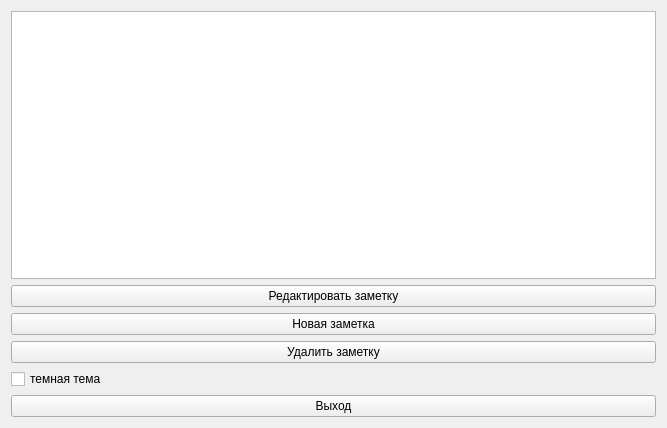
<?xml version="1.0" encoding="UTF-8"?>
<ui version="4.0">
 <class>Form</class>
 <widget class="QWidget" name="Form">
  <property name="geometry">
   <rect>
    <x>0</x>
    <y>0</y>
    <width>667</width>
    <height>428</height>
   </rect>
  </property>
  <property name="windowTitle">
   <string>Form</string>
  </property>
  <layout class="QVBoxLayout" name="verticalLayout">
   <item>
    <widget class="QTableView" name="tableView">
     <property name="autoFillBackground">
      <bool>false</bool>
     </property>
    </widget>
   </item>
   <item>
    <widget class="QPushButton" name="pushButton_4">
     <property name="text">
      <string>Редактировать заметку</string>
     </property>
    </widget>
   </item>
   <item>
    <widget class="QPushButton" name="pushButton">
     <property name="text">
      <string>Новая заметка</string>
     </property>
    </widget>
   </item>
   <item>
    <widget class="QPushButton" name="pushButton_2">
     <property name="text">
      <string>Удалить заметку</string>
     </property>
    </widget>
   </item>
   <item>
    <widget class="QCheckBox" name="checkBox">
     <property name="text">
      <string>темная тема</string>
     </property>
     <property name="checked">
      <bool>false</bool>
     </property>
     <property name="autoRepeatInterval">
      <number>100</number>
     </property>
    </widget>
   </item>
   <item>
    <widget class="QPushButton" name="pushButton_3">
     <property name="text">
      <string>Выход</string>
     </property>
    </widget>
   </item>
  </layout>
 </widget>
 <resources/>
 <connections/>
</ui>
